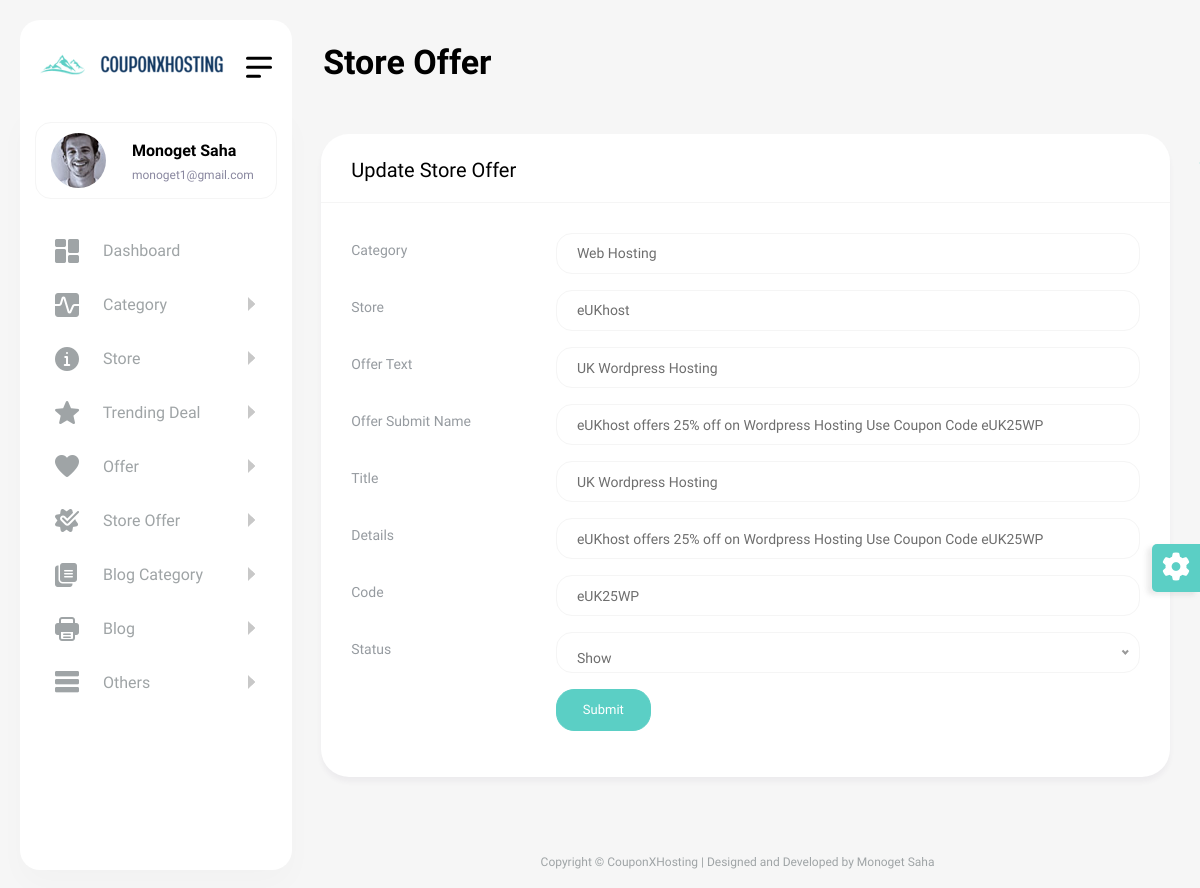
The page /admin/Data-Offer?offerId=4 (signed in) on the database its author committed.
### tables this page shows
CREATE TABLE `store_offer` (
  `id` int(11) NOT NULL,
  `category_id` int(11) NOT NULL,
  `store_id` int(11) NOT NULL,
  `offer_text` varchar(500) NOT NULL,
  `offer_submit_name` varchar(150) NOT NULL,
  `title` varchar(250) NOT NULL,
  `details` varchar(1000) NOT NULL,
  `code` varchar(20) NOT NULL,
  `status` int(11) NOT NULL DEFAULT 1,
  `inserted_at` datetime NOT NULL,
  `updated_at` timestamp NOT NULL DEFAULT current_timestamp() ON UPDATE current_timestamp()
);

CREATE TABLE `category` (
  `id` int(11) NOT NULL,
  `c_name` varchar(150) NOT NULL,
  `status` int(11) NOT NULL DEFAULT 1,
  `inserted_at` datetime NOT NULL,
  `updated_at` timestamp NOT NULL DEFAULT current_timestamp() ON UPDATE current_timestamp()
);

CREATE TABLE `store` (
  `id` int(11) NOT NULL,
  `category_id` int(11) NOT NULL,
  `s_domain` varchar(250) NOT NULL,
  `s_name` varchar(150) NOT NULL,
  `meta_title` varchar(500) NOT NULL,
  `meta_description` varchar(1000) NOT NULL,
  `meta_keyword` varchar(1000) NOT NULL,
  `image` varchar(500) NOT NULL,
  `about` varchar(5000) NOT NULL,
  `annual` varchar(5000) NOT NULL,
  `status` int(11) NOT NULL DEFAULT 1,
  `inserted_at` datetime NOT NULL,
  `updated_at` timestamp NOT NULL DEFAULT current_timestamp() ON UPDATE current_timestamp()
);

### include/dbController.php (called while the page is built, shortened)
<?php
class DBController {
    private $host = "localhost";
    private $user = "root";
    private $password = "";
    private $database = "couponxhosting";
    private $conn;
    function __construct() {
        $this->conn = $this->connectDB();
    }
    function connectDB() {
        $conn = mysqli_connect($this->host,$this->user,$this->password,$this->database);
        return $conn;
    }
    function runQuery($query) {
        $result = mysqli_query($this->conn,$query);
        while($row=mysqli_fetch_assoc($result)) {
            $resultset[] = $row;
        }
        if(!empty($resultset))
            return $resultset;
    }
    function numRows($query) {
        $result  = mysqli_query($this->conn,$query);
        $rowcount = mysqli_num_rows($result);
        return $rowcount;
    }
}

### admin/store-offer.php (the view, shortened to what this page needs)
<?php
require_once("../include/dbController.php");
$db_handle = new DBController();
?>
<!DOCTYPE html>
<html lang="en">
<head>
    <?php require_once('include/css.php'); ?>
</head>
<body>
<div id="main-wrapper">
    <?php require_once('include/header.php'); ?>
    <div class="header">
        <div class="header-content">
            <nav class="navbar navbar-expand">
                <div class="collapse navbar-collapse justify-content-between">
                    <div class="header-left">
                        <div class="dashboard_bar">
                            Store Offer
                        </div>
                    </div>
                </div>
            </nav>
        </div>
    </div>
    <?php require_once('include/navbar.php'); ?>
    <div class="content-body">
        <div class="container-fluid">
            <div class="row invoice-card-row">
                <?php if (isset($_GET['offerId'])) { ?>
                    <div class="col-12">
                        <div class="card">
                            <div class="card-header">
                                <h4 class="card-title">Update Store Offer</h4>
                            </div>
                            <div class="card-body">
                                <div class="basic-form">
                                    <form method="post" action="Update">
                                        <?php $data = $db_handle->runQuery("SELECT * FROM store_offer where id={$_GET['offerId']}"); ?>
                                        <div class="mb-3 row">
                                            <label class="col-sm-3 col-form-label">Category</label>
                                            <div class="col-sm-9">
                                                <select class="form-control wide" onchange="storeFetch(this.value);" id="cat_change" name="category_id" required>
                                                    <?php
                                                    $category_data = $db_handle->runQuery("SELECT * FROM category order by id desc");
                                                    $row_count = $db_handle->numRows("SELECT * FROM category order by id desc");
                                                    for ($i = 0; $i < $row_count; $i++) {
                                                        ?>
                                                        <option value="<?php echo $category_data[$i]["id"]; ?>" <?php
                                                        if($category_data[$i]["id"]==$data[0]["category_id"])
                                                            echo 'selected'
                                                        ?>>
                                                            <?php echo $category_data[$i]["c_name"]; ?>
                                                        </option>
                                                    <?php } ?>
                                                </select>
                                            </div>
                                        </div>
                                        <div class="mb-3 row">
                                            <label class="col-sm-3 col-form-label">Store</label>
                                            <div class="col-sm-9">
                                                <select class="form-control wide" name="store_id" id="store_id" required>
                                                    <?php
                                                    $store_data = $db_handle->runQuery("SELECT * FROM store where category_id='{$data[0]["category_id"]}'");
                                                    $row_count = $db_handle->numRows("SELECT * FROM store where category_id='{$data[0]["category_id"]}'");
                                                    for ($i = 0; $i < $row_count; $i++) {
                                                        ?>
                                                        <option value="<?php echo $store_data[$i]["id"]; ?>" <?php
                                                        if($store_data[$i]["id"]==$data[0]["store_id"])
                                                            echo 'selected'
                                                        ?>>
                                                            <?php echo $store_data[$i]["s_name"]; ?>
                                                        </option>
                                                    <?php } ?>
                                                </select>
                                            </div>
                                        </div>
                                        <div class="mb-3 row">
                                            <label class="col-sm-3 col-form-label">Offer Text</label>
                                            <div class="col-sm-9">
                                                <input type="text" class="form-control" name="offer_text"  value="<?php echo $data[0]["offer_text"]; ?>" placeholder="Offer Text" required>
                                            </div>
                                        </div>
                                        <div class="mb-3 row">
                                            <label class="col-sm-3 col-form-label">Offer Submit Name</label>
                                            <div class="col-sm-9">
                                                <input type="text" class="form-control" name="offer_submit_name"  value="<?php echo $data[0]["offer_submit_name"]; ?>" placeholder="Offer Submit Name" required>
                                            </div>
                                        </div>
                                        <div class="mb-3 row">
                                            <label class="col-sm-3 col-form-label">Title</label>
                                            <div class="col-sm-9">
                                                <input type="text" class="form-control" name="title"  value="<?php echo $data[0]["title"]; ?>" placeholder="Title" required>
                                            </div>
                                        </div>
                                        <div class="mb-3 row">
                                            <label class="col-sm-3 col-form-label">Details</label>
                                            <div class="col-sm-9">
                                                <input type="text" class="form-control" name="details"  value="<?php echo $data[0]["details"]; ?>" placeholder="Details" required>
                                            </div>
                                        </div>
                                        <div class="mb-3 row">
                                            <label class="col-sm-3 col-form-label">Code</label>
                                            <div class="col-sm-9">
                                                <input type="text" class="form-control" name="code"  value="<?php echo $data[0]["code"]; ?>" placeholder="Code" required>
                                            </div>
                                        </div>
                                        <div class="mb-3 row">
                                            <label class="col-sm-3 col-form-label">Status</label>
                                            <div class="col-sm-9">
                                            </div>
                                        </div>
                                        <div class="mb-3 row">
                                            <div class="col-sm-6 mx-auto">
                                                <button type="submit" class="btn btn-primary w-25"
                                                        name="updateStoreOffer">Submit
                                                </button>
                                            </div>
                                        </div>
                                    </form>
                                </div>
                            </div>
                        </div>
                    </div>
                <?php } ?>
            </div>
        </div>
    </div>
    <?php require_once('include/footer.php'); ?>
</div>
</body>
</html>

### admin/include/navbar.php (shortened to what this page needs)
<div class="dlabnav">
    <div class="dlabnav-scroll">
        <ul class="metismenu" id="menu">
            <li class="dropdown header-profile">
                <a class="nav-link" href="javascript:void(0);" role="button" data-bs-toggle="dropdown">
                    <?php $data = $db_handle->runQuery("SELECT * FROM admin_login where id={$_SESSION['userid']}"); ?>
                    <img src="../<?php echo $data[0]["image"]; ?>" width="20" alt=""/>
                    <div class="header-info ms-3">
                        <span class="font-w600 "><b><?php echo $data[0]["name"]; ?></b></span>
                        <small class="text-end font-w400"><?php echo $data[0]["email"]; ?></small>
                    </div>
                </a>
            </li>
            <li>
                <a class="ai-icon" href="Dashboard" aria-expanded="false">
                    <i class="flaticon-025-dashboard"></i>
                    <span class="nav-text">Dashboard</span>
                </a>
            </li>
            <li>
                <a class="has-arrow ai-icon" href="javascript:void(0)" aria-expanded="false">
                    <i class="flaticon-041-graph"></i>
                    <span class="nav-text">Category</span>
                </a>
            </li>
            <li><a class="has-arrow ai-icon" href="javascript:void(0)" aria-expanded="false">
                    <i class="flaticon-050-info"></i>
                    <span class="nav-text">Store</span>
                </a>
            </li>
            <li>
                <a class="has-arrow ai-icon" href="javascript:void(0)" aria-expanded="false">
                    <i class="flaticon-086-star"></i>
                    <span class="nav-text">Trending Deal</span>
                </a>
            </li>
            <li><a class="has-arrow ai-icon" href="javascript:void(0)" aria-expanded="false">
                    <i class="flaticon-045-heart"></i>
                    <span class="nav-text">Offer</span>
                </a>
            </li>
            <li>
                <a href="javascript:void(0)" class="has-arrow ai-icon" aria-expanded="false">
                    <i class="flaticon-013-checkmark"></i>
                    <span class="nav-text">Store Offer</span>
                </a>
            </li>
            <li><a class="has-arrow ai-icon" href="javascript:void(0)" aria-expanded="false">
                    <i class="flaticon-022-copy"></i>
                    <span class="nav-text">Blog Category</span>
                </a>
            </li>
            <li><a class="has-arrow ai-icon" href="javascript:void(0)" aria-expanded="false">
                    <i class="flaticon-072-printer"></i>
                    <span class="nav-text">Blog</span>
                </a>
            </li>
            <li><a class="has-arrow ai-icon" href="javascript:void(0)" aria-expanded="false">
                    <i class="flaticon-043-menu"></i>
                    <span class="nav-text">Others</span>
                </a>
            </li>
        </ul>
    </div>
</div>

### rows shown on the page
store_offer: category_id "Web Hosting", store_id "eUKhost", offer_text "UK Wordpress Hosting", offer_submit_name "eUKhost offers 25% off on Wordpress Hosting Use Coupon Code eUK25WP", title "UK Wordpress Hosting", details "eUKhost offers 25% off on Wordpress Hosting Use Coupon Code eUK25WP", code "eUK25WP"

### other values the page prints
$data[0]["name"] "Monoget Saha"
$data[0]["email"] "monoget1@gmail.com"
